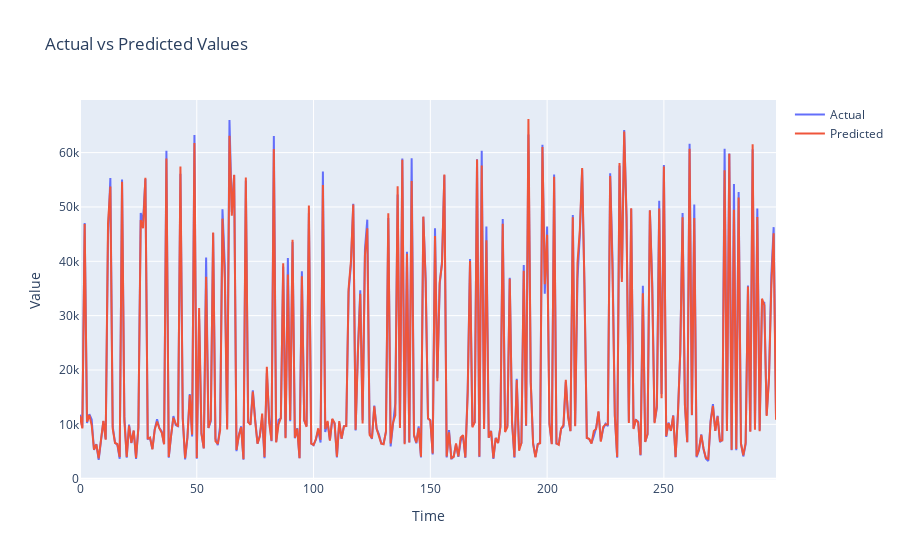

Source (notebook cell):
### Code cell
import plotly.graph_objs as go
# Inverse transform the predictions and actual values to original scale
predicted_values = scaler.inverse_transform(np.concatenate((X_test.reshape(X_test.shape[0], -1), predictions), axis=1))[:, -1]
actual_values = scaler.inverse_transform(np.concatenate((X_test.reshape(X_test.shape[0], -1), y_test.reshape(-1, 1)), axis=1))[:, -1]

# Create traces for Plotly plot
trace_actual = go.Scatter(x=np.arange(len(actual_values)), y=actual_values, mode='lines', name='Actual')
trace_predicted = go.Scatter(x=np.arange(len(predicted_values)), y=predicted_values, mode='lines', name='Predicted')

# Create layout for the plot
layout = go.Layout(title='Actual vs Predicted Values', xaxis=dict(title='Time'), yaxis=dict(title='Value'))

# Create the plot figure
fig = go.Figure(data=[trace_actual, trace_predicted], layout=layout)

# Show the plot
fig.show()

### Figure 1 — Plotly figure (JSON) as saved in the notebook; plotly's stock layout.template omitted (floating-point values rounded to 4 significant figures; data arrays with more than 128 entries replaced by an {"elided": "..."} marker saying what was removed)
{"data": [{"mode": "lines", "name": "Actual", "type": "scatter", "x": {"elided": "299 int values"}, "y": {"elided": "299 float values"}}, {"mode": "lines", "name": "Predicted", "type": "scatter", "x": {"elided": "299 int values"}, "y": {"elided": "299 float values"}}], "layout": {"title": {"text": "Actual vs Predicted Values"}, "xaxis": {"title": {"text": "Time"}}, "yaxis": {"title": {"text": "Value"}}}}
